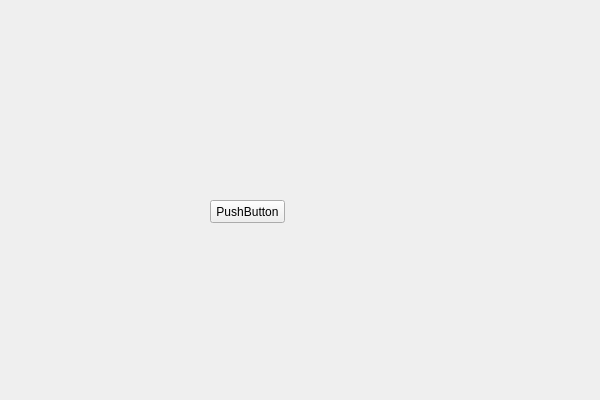
<?xml version="1.0" encoding="UTF-8"?>
<ui version="4.0">
 <class>FormRadiationClass</class>
 <widget class="QWidget" name="FormRadiationClass">
  <property name="geometry">
   <rect>
    <x>0</x>
    <y>0</y>
    <width>600</width>
    <height>400</height>
   </rect>
  </property>
  <property name="windowTitle">
   <string>FormRadiation</string>
  </property>
  <widget class="QPushButton" name="pushButton">
   <property name="geometry">
    <rect>
     <x>210</x>
     <y>200</y>
     <width>75</width>
     <height>23</height>
    </rect>
   </property>
   <property name="text">
    <string>PushButton</string>
   </property>
  </widget>
 </widget>
 <layoutdefault spacing="6" margin="11"/>
 <resources/>
 <connections/>
</ui>
